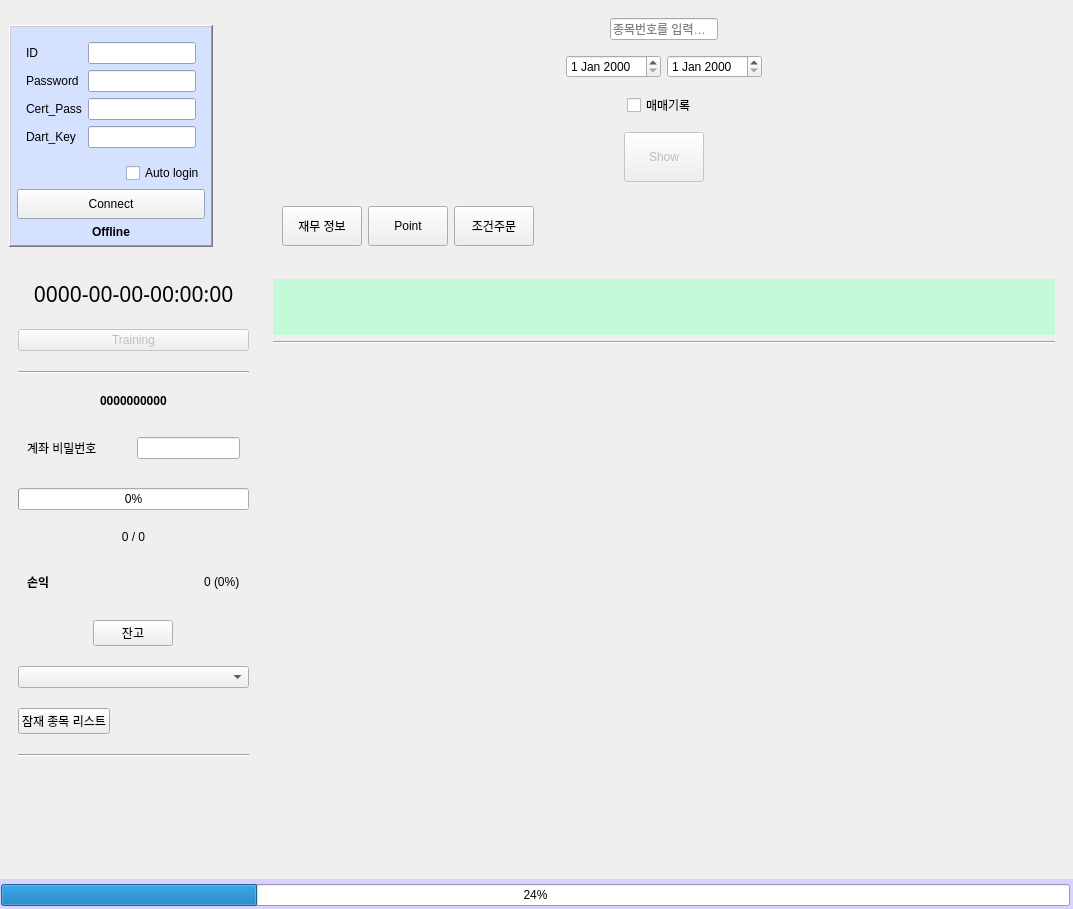
<?xml version="1.0" encoding="UTF-8"?>
<ui version="4.0">
 <class>MainWindow</class>
 <widget class="QMainWindow" name="MainWindow">
  <property name="geometry">
   <rect>
    <x>0</x>
    <y>0</y>
    <width>1073</width>
    <height>909</height>
   </rect>
  </property>
  <property name="windowTitle">
   <string>System Trading 0.0.1</string>
  </property>
  <widget class="QWidget" name="centralwidget">
   <property name="focusPolicy">
    <enum>Qt::NoFocus</enum>
   </property>
   <layout class="QGridLayout" name="gridLayout">
    <property name="sizeConstraint">
     <enum>QLayout::SetDefaultConstraint</enum>
    </property>
    <property name="leftMargin">
     <number>0</number>
    </property>
    <property name="topMargin">
     <number>0</number>
    </property>
    <property name="rightMargin">
     <number>0</number>
    </property>
    <property name="bottomMargin">
     <number>0</number>
    </property>
    <property name="spacing">
     <number>0</number>
    </property>
    <item row="0" column="3">
     <widget class="QWidget" name="Main" native="true">
      <property name="minimumSize">
       <size>
        <width>30</width>
        <height>30</height>
       </size>
      </property>
      <layout class="QVBoxLayout" name="verticalLayout_5">
       <property name="spacing">
        <number>0</number>
       </property>
       <property name="leftMargin">
        <number>0</number>
       </property>
       <property name="topMargin">
        <number>0</number>
       </property>
       <property name="rightMargin">
        <number>0</number>
       </property>
       <property name="bottomMargin">
        <number>0</number>
       </property>
       <item>
        <widget class="QWidget" name="Contents" native="true">
         <layout class="QGridLayout" name="gridLayout_2">
          <item row="2" column="1">
           <widget class="QWidget" name="ChartPlace" native="true">
            <property name="sizePolicy">
             <sizepolicy hsizetype="Maximum" vsizetype="Maximum">
              <horstretch>0</horstretch>
              <verstretch>0</verstretch>
             </sizepolicy>
            </property>
            <property name="minimumSize">
             <size>
              <width>800</width>
              <height>600</height>
             </size>
            </property>
            <property name="autoFillBackground">
             <bool>true</bool>
            </property>
            <layout class="QVBoxLayout" name="verticalLayout_2" stretch="0,0,0">
             <item>
              <widget class="QWidget" name="horizontalWidget" native="true">
               <property name="sizePolicy">
                <sizepolicy hsizetype="Preferred" vsizetype="Fixed">
                 <horstretch>0</horstretch>
                 <verstretch>0</verstretch>
                </sizepolicy>
               </property>
               <property name="palette">
                <palette>
                 <active>
                  <colorrole role="Base">
                   <brush brushstyle="SolidPattern">
                    <color alpha="255">
                     <red>255</red>
                     <green>255</green>
                     <blue>255</blue>
                    </color>
                   </brush>
                  </colorrole>
                  <colorrole role="Window">
                   <brush brushstyle="SolidPattern">
                    <color alpha="255">
                     <red>196</red>
                     <green>250</green>
                     <blue>216</blue>
                    </color>
                   </brush>
                  </colorrole>
                 </active>
                 <inactive>
                  <colorrole role="Base">
                   <brush brushstyle="SolidPattern">
                    <color alpha="255">
                     <red>255</red>
                     <green>255</green>
                     <blue>255</blue>
                    </color>
                   </brush>
                  </colorrole>
                  <colorrole role="Window">
                   <brush brushstyle="SolidPattern">
                    <color alpha="255">
                     <red>196</red>
                     <green>250</green>
                     <blue>216</blue>
                    </color>
                   </brush>
                  </colorrole>
                 </inactive>
                 <disabled>
                  <colorrole role="Base">
                   <brush brushstyle="SolidPattern">
                    <color alpha="255">
                     <red>196</red>
                     <green>250</green>
                     <blue>216</blue>
                    </color>
                   </brush>
                  </colorrole>
                  <colorrole role="Window">
                   <brush brushstyle="SolidPattern">
                    <color alpha="255">
                     <red>196</red>
                     <green>250</green>
                     <blue>216</blue>
                    </color>
                   </brush>
                  </colorrole>
                 </disabled>
                </palette>
               </property>
               <property name="autoFillBackground">
                <bool>true</bool>
               </property>
               <layout class="QHBoxLayout" name="horizontalLayout_2">
                <property name="rightMargin">
                 <number>1</number>
                </property>
                <item>
                 <widget class="QLabel" name="ChartInfo_Name">
                  <property name="enabled">
                   <bool>true</bool>
                  </property>
                  <property name="sizePolicy">
                   <sizepolicy hsizetype="Preferred" vsizetype="Fixed">
                    <horstretch>0</horstretch>
                    <verstretch>0</verstretch>
                   </sizepolicy>
                  </property>
                  <property name="font">
                   <font>
                    <pointsize>25</pointsize>
                    <weight>75</weight>
                    <bold>true</bold>
                   </font>
                  </property>
                  <property name="layoutDirection">
                   <enum>Qt::LeftToRight</enum>
                  </property>
                  <property name="text">
                   <string/>
                  </property>
                  <property name="alignment">
                   <set>Qt::AlignLeading|Qt::AlignLeft|Qt::AlignVCenter</set>
                  </property>
                 </widget>
                </item>
                <item>
                 <widget class="QLabel" name="ChartInfo_Period">
                  <property name="sizePolicy">
                   <sizepolicy hsizetype="Preferred" vsizetype="Fixed">
                    <horstretch>0</horstretch>
                    <verstretch>0</verstretch>
                   </sizepolicy>
                  </property>
                  <property name="palette">
                   <palette>
                    <active>
                     <colorrole role="Base">
                      <brush brushstyle="SolidPattern">
                       <color alpha="255">
                        <red>255</red>
                        <green>255</green>
                        <blue>255</blue>
                       </color>
                      </brush>
                     </colorrole>
                     <colorrole role="Window">
                      <brush brushstyle="SolidPattern">
                       <color alpha="255">
                        <red>203</red>
                        <green>245</green>
                        <blue>236</blue>
                       </color>
                      </brush>
                     </colorrole>
                    </active>
                    <inactive>
                     <colorrole role="Base">
                      <brush brushstyle="SolidPattern">
                       <color alpha="255">
                        <red>255</red>
                        <green>255</green>
                        <blue>255</blue>
                       </color>
                      </brush>
                     </colorrole>
                     <colorrole role="Window">
                      <brush brushstyle="SolidPattern">
                       <color alpha="255">
                        <red>203</red>
                        <green>245</green>
                        <blue>236</blue>
                       </color>
                      </brush>
                     </colorrole>
                    </inactive>
                    <disabled>
                     <colorrole role="Base">
                      <brush brushstyle="SolidPattern">
                       <color alpha="255">
                        <red>203</red>
                        <green>245</green>
                        <blue>236</blue>
                       </color>
                      </brush>
                     </colorrole>
                     <colorrole role="Window">
                      <brush brushstyle="SolidPattern">
                       <color alpha="255">
                        <red>203</red>
                        <green>245</green>
                        <blue>236</blue>
                       </color>
                      </brush>
                     </colorrole>
                    </disabled>
                   </palette>
                  </property>
                  <property name="font">
                   <font>
                    <family>Bahnschrift</family>
                    <pointsize>11</pointsize>
                    <italic>true</italic>
                   </font>
                  </property>
                  <property name="text">
                   <string/>
                  </property>
                  <property name="alignment">
                   <set>Qt::AlignBottom|Qt::AlignRight|Qt::AlignTrailing</set>
                  </property>
                  <property name="margin">
                   <number>20</number>
                  </property>
                 </widget>
                </item>
               </layout>
              </widget>
             </item>
             <item>
              <widget class="Line" name="line">
               <property name="orientation">
                <enum>Qt::Horizontal</enum>
               </property>
              </widget>
             </item>
             <item>
              <spacer name="verticalSpacer">
               <property name="orientation">
                <enum>Qt::Vertical</enum>
               </property>
               <property name="sizeType">
                <enum>QSizePolicy::Expanding</enum>
               </property>
               <property name="sizeHint" stdset="0">
                <size>
                 <width>20</width>
                 <height>1</height>
                </size>
               </property>
              </spacer>
             </item>
            </layout>
           </widget>
          </item>
          <item row="2" column="0" alignment="Qt::AlignTop">
           <widget class="QWidget" name="verticalWidget" native="true">
            <property name="sizePolicy">
             <sizepolicy hsizetype="Preferred" vsizetype="Maximum">
              <horstretch>0</horstretch>
              <verstretch>0</verstretch>
             </sizepolicy>
            </property>
            <layout class="QVBoxLayout" name="verticalLayout_4">
             <property name="spacing">
              <number>20</number>
             </property>
             <item>
              <widget class="QLabel" name="ServerTime">
               <property name="sizePolicy">
                <sizepolicy hsizetype="Preferred" vsizetype="Fixed">
                 <horstretch>0</horstretch>
                 <verstretch>0</verstretch>
                </sizepolicy>
               </property>
               <property name="font">
                <font>
                 <family>Malgun Gothic</family>
                 <pointsize>16</pointsize>
                 <weight>50</weight>
                 <italic>false</italic>
                 <bold>false</bold>
                </font>
               </property>
               <property name="styleSheet">
                <string notr="true"/>
               </property>
               <property name="text">
                <string>0000-00-00-00:00:00</string>
               </property>
               <property name="alignment">
                <set>Qt::AlignCenter</set>
               </property>
              </widget>
             </item>
             <item>
              <widget class="QPushButton" name="Training_Btn">
               <property name="enabled">
                <bool>false</bool>
               </property>
               <property name="sizePolicy">
                <sizepolicy hsizetype="Minimum" vsizetype="Fixed">
                 <horstretch>0</horstretch>
                 <verstretch>0</verstretch>
                </sizepolicy>
               </property>
               <property name="text">
                <string>Training</string>
               </property>
              </widget>
             </item>
             <item>
              <widget class="Line" name="line_2">
               <property name="orientation">
                <enum>Qt::Horizontal</enum>
               </property>
              </widget>
             </item>
             <item alignment="Qt::AlignHCenter">
              <widget class="QLabel" name="Account_No">
               <property name="font">
                <font>
                 <weight>75</weight>
                 <bold>true</bold>
                </font>
               </property>
               <property name="text">
                <string>0000000000</string>
               </property>
              </widget>
             </item>
             <item>
              <widget class="QWidget" name="horizontalWidget" native="true">
               <property name="minimumSize">
                <size>
                 <width>20</width>
                 <height>20</height>
                </size>
               </property>
               <layout class="QHBoxLayout" name="horizontalLayout_9">
                <item>
                 <widget class="QLabel" name="label_5">
                  <property name="text">
                   <string>계좌 비밀번호</string>
                  </property>
                 </widget>
                </item>
                <item>
                 <spacer name="horizontalSpacer">
                  <property name="orientation">
                   <enum>Qt::Horizontal</enum>
                  </property>
                  <property name="sizeHint" stdset="0">
                   <size>
                    <width>40</width>
                    <height>20</height>
                   </size>
                  </property>
                 </spacer>
                </item>
                <item>
                 <widget class="QLineEdit" name="Input_AccPass">
                  <property name="sizePolicy">
                   <sizepolicy hsizetype="Maximum" vsizetype="Fixed">
                    <horstretch>0</horstretch>
                    <verstretch>0</verstretch>
                   </sizepolicy>
                  </property>
                  <property name="text">
                   <string/>
                  </property>
                  <property name="echoMode">
                   <enum>QLineEdit::Password</enum>
                  </property>
                  <property name="alignment">
                   <set>Qt::AlignRight|Qt::AlignTrailing|Qt::AlignVCenter</set>
                  </property>
                 </widget>
                </item>
               </layout>
              </widget>
             </item>
             <item>
              <widget class="QProgressBar" name="moneyRatioBar">
               <property name="value">
                <number>0</number>
               </property>
               <property name="alignment">
                <set>Qt::AlignCenter</set>
               </property>
              </widget>
             </item>
             <item>
              <widget class="QLabel" name="CurrentMoney">
               <property name="sizePolicy">
                <sizepolicy hsizetype="Preferred" vsizetype="Fixed">
                 <horstretch>0</horstretch>
                 <verstretch>0</verstretch>
                </sizepolicy>
               </property>
               <property name="text">
                <string>0 / 0</string>
               </property>
               <property name="alignment">
                <set>Qt::AlignCenter</set>
               </property>
              </widget>
             </item>
             <item>
              <widget class="QWidget" name="horizontalWidget" native="true">
               <layout class="QHBoxLayout" name="horizontalLayout_6">
                <item>
                 <widget class="QLabel" name="label_6">
                  <property name="sizePolicy">
                   <sizepolicy hsizetype="Preferred" vsizetype="Fixed">
                    <horstretch>0</horstretch>
                    <verstretch>0</verstretch>
                   </sizepolicy>
                  </property>
                  <property name="font">
                   <font>
                    <weight>75</weight>
                    <bold>true</bold>
                   </font>
                  </property>
                  <property name="text">
                   <string>손익</string>
                  </property>
                 </widget>
                </item>
                <item alignment="Qt::AlignRight">
                 <widget class="QLabel" name="profit">
                  <property name="text">
                   <string>0 (0%)</string>
                  </property>
                 </widget>
                </item>
               </layout>
              </widget>
             </item>
             <item alignment="Qt::AlignHCenter">
              <widget class="QPushButton" name="AccountStocksBtn">
               <property name="sizePolicy">
                <sizepolicy hsizetype="Maximum" vsizetype="Fixed">
                 <horstretch>0</horstretch>
                 <verstretch>0</verstretch>
                </sizepolicy>
               </property>
               <property name="text">
                <string>잔고</string>
               </property>
              </widget>
             </item>
             <item>
              <widget class="QComboBox" name="StockGroupComboBox">
               <property name="editable">
                <bool>false</bool>
               </property>
               <property name="currentText">
                <string/>
               </property>
               <property name="maxVisibleItems">
                <number>10</number>
               </property>
               <property name="maxCount">
                <number>2147483646</number>
               </property>
              </widget>
             </item>
             <item>
              <widget class="QPushButton" name="PotentialStock_Btn">
               <property name="sizePolicy">
                <sizepolicy hsizetype="Fixed" vsizetype="Fixed">
                 <horstretch>0</horstretch>
                 <verstretch>0</verstretch>
                </sizepolicy>
               </property>
               <property name="text">
                <string>잠재 종목 리스트</string>
               </property>
              </widget>
             </item>
             <item>
              <widget class="Line" name="line_3">
               <property name="orientation">
                <enum>Qt::Horizontal</enum>
               </property>
              </widget>
             </item>
            </layout>
           </widget>
          </item>
          <item row="1" column="0">
           <widget class="QFrame" name="verticalFrame">
            <property name="sizePolicy">
             <sizepolicy hsizetype="Fixed" vsizetype="Fixed">
              <horstretch>0</horstretch>
              <verstretch>0</verstretch>
             </sizepolicy>
            </property>
            <property name="palette">
             <palette>
              <active>
               <colorrole role="Base">
                <brush brushstyle="SolidPattern">
                 <color alpha="255">
                  <red>255</red>
                  <green>255</green>
                  <blue>255</blue>
                 </color>
                </brush>
               </colorrole>
               <colorrole role="Window">
                <brush brushstyle="SolidPattern">
                 <color alpha="255">
                  <red>213</red>
                  <green>226</green>
                  <blue>255</blue>
                 </color>
                </brush>
               </colorrole>
              </active>
              <inactive>
               <colorrole role="Base">
                <brush brushstyle="SolidPattern">
                 <color alpha="255">
                  <red>255</red>
                  <green>255</green>
                  <blue>255</blue>
                 </color>
                </brush>
               </colorrole>
               <colorrole role="Window">
                <brush brushstyle="SolidPattern">
                 <color alpha="255">
                  <red>213</red>
                  <green>226</green>
                  <blue>255</blue>
                 </color>
                </brush>
               </colorrole>
              </inactive>
              <disabled>
               <colorrole role="Base">
                <brush brushstyle="SolidPattern">
                 <color alpha="255">
                  <red>213</red>
                  <green>226</green>
                  <blue>255</blue>
                 </color>
                </brush>
               </colorrole>
               <colorrole role="Window">
                <brush brushstyle="SolidPattern">
                 <color alpha="255">
                  <red>213</red>
                  <green>226</green>
                  <blue>255</blue>
                 </color>
                </brush>
               </colorrole>
              </disabled>
             </palette>
            </property>
            <property name="contextMenuPolicy">
             <enum>Qt::ActionsContextMenu</enum>
            </property>
            <property name="autoFillBackground">
             <bool>true</bool>
            </property>
            <property name="styleSheet">
             <string notr="true">#verticalWidget
{
    radius: 20px;

}</string>
            </property>
            <property name="frameShape">
             <enum>QFrame::WinPanel</enum>
            </property>
            <property name="frameShadow">
             <enum>QFrame::Raised</enum>
            </property>
            <property name="lineWidth">
             <number>1</number>
            </property>
            <layout class="QVBoxLayout" name="verticalLayout">
             <property name="spacing">
              <number>6</number>
             </property>
             <property name="sizeConstraint">
              <enum>QLayout::SetNoConstraint</enum>
             </property>
             <property name="leftMargin">
              <number>6</number>
             </property>
             <property name="topMargin">
              <number>6</number>
             </property>
             <property name="rightMargin">
              <number>6</number>
             </property>
             <property name="bottomMargin">
              <number>6</number>
             </property>
             <item>
              <widget class="QWidget" name="formWidget" native="true">
               <property name="sizePolicy">
                <sizepolicy hsizetype="Minimum" vsizetype="Maximum">
                 <horstretch>0</horstretch>
                 <verstretch>0</verstretch>
                </sizepolicy>
               </property>
               <layout class="QFormLayout" name="formLayout">
                <property name="sizeConstraint">
                 <enum>QLayout::SetNoConstraint</enum>
                </property>
                <property name="fieldGrowthPolicy">
                 <enum>QFormLayout::AllNonFixedFieldsGrow</enum>
                </property>
                <item row="0" column="0">
                 <widget class="QLabel" name="label">
                  <property name="text">
                   <string>ID</string>
                  </property>
                 </widget>
                </item>
                <item row="0" column="1">
                 <widget class="QLineEdit" name="Input_ID">
                  <property name="sizePolicy">
                   <sizepolicy hsizetype="Fixed" vsizetype="Fixed">
                    <horstretch>0</horstretch>
                    <verstretch>0</verstretch>
                   </sizepolicy>
                  </property>
                  <property name="layoutDirection">
                   <enum>Qt::RightToLeft</enum>
                  </property>
                  <property name="autoFillBackground">
                   <bool>false</bool>
                  </property>
                  <property name="text">
                   <string/>
                  </property>
                  <property name="alignment">
                   <set>Qt::AlignRight|Qt::AlignTrailing|Qt::AlignVCenter</set>
                  </property>
                  <property name="clearButtonEnabled">
                   <bool>false</bool>
                  </property>
                 </widget>
                </item>
                <item row="1" column="0">
                 <widget class="QLabel" name="label_2">
                  <property name="text">
                   <string>Password</string>
                  </property>
                 </widget>
                </item>
                <item row="1" column="1">
                 <widget class="QLineEdit" name="Input_Pass">
                  <property name="sizePolicy">
                   <sizepolicy hsizetype="Fixed" vsizetype="Fixed">
                    <horstretch>0</horstretch>
                    <verstretch>0</verstretch>
                   </sizepolicy>
                  </property>
                  <property name="layoutDirection">
                   <enum>Qt::RightToLeft</enum>
                  </property>
                  <property name="autoFillBackground">
                   <bool>false</bool>
                  </property>
                  <property name="text">
                   <string/>
                  </property>
                  <property name="echoMode">
                   <enum>QLineEdit::Password</enum>
                  </property>
                  <property name="alignment">
                   <set>Qt::AlignRight|Qt::AlignTrailing|Qt::AlignVCenter</set>
                  </property>
                  <property name="clearButtonEnabled">
                   <bool>false</bool>
                  </property>
                 </widget>
                </item>
                <item row="2" column="0">
                 <widget class="QLabel" name="label_3">
                  <property name="text">
                   <string>Cert_Pass</string>
                  </property>
                 </widget>
                </item>
                <item row="2" column="1">
                 <widget class="QLineEdit" name="Input_Cert">
                  <property name="sizePolicy">
                   <sizepolicy hsizetype="Fixed" vsizetype="Fixed">
                    <horstretch>0</horstretch>
                    <verstretch>0</verstretch>
                   </sizepolicy>
                  </property>
                  <property name="layoutDirection">
                   <enum>Qt::RightToLeft</enum>
                  </property>
                  <property name="autoFillBackground">
                   <bool>false</bool>
                  </property>
                  <property name="echoMode">
                   <enum>QLineEdit::Password</enum>
                  </property>
                  <property name="alignment">
                   <set>Qt::AlignRight|Qt::AlignTrailing|Qt::AlignVCenter</set>
                  </property>
                  <property name="clearButtonEnabled">
                   <bool>false</bool>
                  </property>
                 </widget>
                </item>
                <item row="3" column="0">
                 <widget class="QLabel" name="label_4">
                  <property name="text">
                   <string>Dart_Key</string>
                  </property>
                 </widget>
                </item>
                <item row="3" column="1">
                 <widget class="QLineEdit" name="Input_DartKey">
                  <property name="text">
                   <string/>
                  </property>
                  <property name="echoMode">
                   <enum>QLineEdit::Password</enum>
                  </property>
                  <property name="alignment">
                   <set>Qt::AlignRight|Qt::AlignTrailing|Qt::AlignVCenter</set>
                  </property>
                 </widget>
                </item>
               </layout>
              </widget>
             </item>
             <item alignment="Qt::AlignRight">
              <widget class="QCheckBox" name="AutoLoginBtn">
               <property name="text">
                <string>Auto login</string>
               </property>
               <property name="tristate">
                <bool>false</bool>
               </property>
              </widget>
             </item>
             <item>
              <widget class="QPushButton" name="ConnectBtn">
               <property name="enabled">
                <bool>true</bool>
               </property>
               <property name="sizePolicy">
                <sizepolicy hsizetype="Minimum" vsizetype="Fixed">
                 <horstretch>0</horstretch>
                 <verstretch>0</verstretch>
                </sizepolicy>
               </property>
               <property name="minimumSize">
                <size>
                 <width>0</width>
                 <height>30</height>
                </size>
               </property>
               <property name="text">
                <string>Connect</string>
               </property>
               <property name="iconSize">
                <size>
                 <width>16</width>
                 <height>16</height>
                </size>
               </property>
               <property name="checkable">
                <bool>false</bool>
               </property>
               <property name="autoDefault">
                <bool>false</bool>
               </property>
               <property name="default">
                <bool>false</bool>
               </property>
               <property name="flat">
                <bool>false</bool>
               </property>
              </widget>
             </item>
             <item>
              <widget class="QLabel" name="ConnectionStat">
               <property name="enabled">
                <bool>true</bool>
               </property>
               <property name="sizePolicy">
                <sizepolicy hsizetype="Minimum" vsizetype="Fixed">
                 <horstretch>0</horstretch>
                 <verstretch>0</verstretch>
                </sizepolicy>
               </property>
               <property name="font">
                <font>
                 <weight>75</weight>
                 <bold>true</bold>
                </font>
               </property>
               <property name="text">
                <string>Offline</string>
               </property>
               <property name="scaledContents">
                <bool>false</bool>
               </property>
               <property name="alignment">
                <set>Qt::AlignCenter</set>
               </property>
              </widget>
             </item>
            </layout>
           </widget>
          </item>
          <item row="1" column="1">
           <widget class="QWidget" name="widget" native="true">
            <property name="sizePolicy">
             <sizepolicy hsizetype="Preferred" vsizetype="Fixed">
              <horstretch>0</horstretch>
              <verstretch>0</verstretch>
             </sizepolicy>
            </property>
            <layout class="QVBoxLayout" name="verticalLayout_3" stretch="0,0,0,0,0">
             <property name="spacing">
              <number>6</number>
             </property>
             <item alignment="Qt::AlignHCenter">
              <widget class="QLineEdit" name="Input_shcode">
               <property name="sizePolicy">
                <sizepolicy hsizetype="Fixed" vsizetype="Fixed">
                 <horstretch>0</horstretch>
                 <verstretch>0</verstretch>
                </sizepolicy>
               </property>
               <property name="inputMask">
                <string/>
               </property>
               <property name="maxLength">
                <number>32767</number>
               </property>
               <property name="placeholderText">
                <string>종목번호를 입력하세요</string>
               </property>
              </widget>
             </item>
             <item>
              <widget class="QWidget" name="widget" native="true">
               <property name="sizePolicy">
                <sizepolicy hsizetype="Preferred" vsizetype="Fixed">
                 <horstretch>0</horstretch>
                 <verstretch>0</verstretch>
                </sizepolicy>
               </property>
               <layout class="QHBoxLayout" name="horizontalLayout">
                <item alignment="Qt::AlignRight">
                 <widget class="QDateEdit" name="Input_StartDate">
                  <property name="sizePolicy">
                   <sizepolicy hsizetype="Fixed" vsizetype="Fixed">
                    <horstretch>1</horstretch>
                    <verstretch>0</verstretch>
                   </sizepolicy>
                  </property>
                 </widget>
                </item>
                <item alignment="Qt::AlignLeft">
                 <widget class="QDateEdit" name="Input_EndDate">
                  <property name="sizePolicy">
                   <sizepolicy hsizetype="Fixed" vsizetype="Fixed">
                    <horstretch>1</horstretch>
                    <verstretch>0</verstretch>
                   </sizepolicy>
                  </property>
                 </widget>
                </item>
               </layout>
              </widget>
             </item>
             <item alignment="Qt::AlignHCenter">
              <widget class="QCheckBox" name="TradeRecordToggle">
               <property name="sizePolicy">
                <sizepolicy hsizetype="Fixed" vsizetype="Fixed">
                 <horstretch>0</horstretch>
                 <verstretch>0</verstretch>
                </sizepolicy>
               </property>
               <property name="text">
                <string>매매기록 </string>
               </property>
              </widget>
             </item>
             <item>
              <widget class="QWidget" name="horizontalWidget" native="true">
               <property name="minimumSize">
                <size>
                 <width>0</width>
                 <height>20</height>
                </size>
               </property>
               <layout class="QHBoxLayout" name="horizontalLayout_3">
                <item>
                 <spacer name="horizontalSpacer_2">
                  <property name="orientation">
                   <enum>Qt::Horizontal</enum>
                  </property>
                  <property name="sizeHint" stdset="0">
                   <size>
                    <width>40</width>
                    <height>20</height>
                   </size>
                  </property>
                 </spacer>
                </item>
                <item alignment="Qt::AlignRight">
                 <widget class="QPushButton" name="Btn_ShowChart">
                  <property name="enabled">
                   <bool>false</bool>
                  </property>
                  <property name="sizePolicy">
                   <sizepolicy hsizetype="Fixed" vsizetype="Fixed">
                    <horstretch>0</horstretch>
                    <verstretch>0</verstretch>
                   </sizepolicy>
                  </property>
                  <property name="minimumSize">
                   <size>
                    <width>0</width>
                    <height>50</height>
                   </size>
                  </property>
                  <property name="text">
                   <string>Show</string>
                  </property>
                 </widget>
                </item>
                <item>
                 <spacer name="horizontalSpacer_3">
                  <property name="orientation">
                   <enum>Qt::Horizontal</enum>
                  </property>
                  <property name="sizeHint" stdset="0">
                   <size>
                    <width>40</width>
                    <height>20</height>
                   </size>
                  </property>
                 </spacer>
                </item>
               </layout>
              </widget>
             </item>
             <item alignment="Qt::AlignLeft">
              <widget class="QWidget" name="horizontalWidget" native="true">
               <property name="minimumSize">
                <size>
                 <width>0</width>
                 <height>30</height>
                </size>
               </property>
               <layout class="QHBoxLayout" name="horizontalLayout_4">
                <item>
                 <widget class="QPushButton" name="FinancialDataBtn">
                  <property name="sizePolicy">
                   <sizepolicy hsizetype="Fixed" vsizetype="Fixed">
                    <horstretch>0</horstretch>
                    <verstretch>0</verstretch>
                   </sizepolicy>
                  </property>
                  <property name="minimumSize">
                   <size>
                    <width>0</width>
                    <height>40</height>
                   </size>
                  </property>
                  <property name="text">
                   <string>재무 정보</string>
                  </property>
                 </widget>
                </item>
                <item>
                 <widget class="QPushButton" name="pushButton">
                  <property name="minimumSize">
                   <size>
                    <width>0</width>
                    <height>40</height>
                   </size>
                  </property>
                  <property name="text">
                   <string>Point</string>
                  </property>
                  <property name="checkable">
                   <bool>true</bool>
                  </property>
                 </widget>
                </item>
                <item>
                 <widget class="QPushButton" name="COrderBtn">
                  <property name="sizePolicy">
                   <sizepolicy hsizetype="Minimum" vsizetype="Fixed">
                    <horstretch>0</horstretch>
                    <verstretch>0</verstretch>
                   </sizepolicy>
                  </property>
                  <property name="minimumSize">
                   <size>
                    <width>0</width>
                    <height>40</height>
                   </size>
                  </property>
                  <property name="text">
                   <string>조건주문</string>
                  </property>
                  <property name="checkable">
                   <bool>true</bool>
                  </property>
                 </widget>
                </item>
               </layout>
              </widget>
             </item>
            </layout>
           </widget>
          </item>
         </layout>
        </widget>
       </item>
       <item>
        <spacer name="verticalSpacer_2">
         <property name="orientation">
          <enum>Qt::Vertical</enum>
         </property>
         <property name="sizeHint" stdset="0">
          <size>
           <width>20</width>
           <height>40</height>
          </size>
         </property>
        </spacer>
       </item>
       <item>
        <widget class="QWidget" name="widget_2" native="true">
         <property name="sizePolicy">
          <sizepolicy hsizetype="Preferred" vsizetype="Preferred">
           <horstretch>0</horstretch>
           <verstretch>0</verstretch>
          </sizepolicy>
         </property>
         <property name="palette">
          <palette>
           <active>
            <colorrole role="Base">
             <brush brushstyle="SolidPattern">
              <color alpha="255">
               <red>255</red>
               <green>255</green>
               <blue>255</blue>
              </color>
             </brush>
            </colorrole>
            <colorrole role="Window">
             <brush brushstyle="SolidPattern">
              <color alpha="255">
               <red>216</red>
               <green>210</green>
               <blue>255</blue>
              </color>
             </brush>
            </colorrole>
           </active>
           <inactive>
            <colorrole role="Base">
             <brush brushstyle="SolidPattern">
              <color alpha="255">
               <red>255</red>
               <green>255</green>
               <blue>255</blue>
              </color>
             </brush>
            </colorrole>
            <colorrole role="Window">
             <brush brushstyle="SolidPattern">
              <color alpha="255">
               <red>216</red>
               <green>210</green>
               <blue>255</blue>
              </color>
             </brush>
            </colorrole>
           </inactive>
           <disabled>
            <colorrole role="Base">
             <brush brushstyle="SolidPattern">
              <color alpha="255">
               <red>216</red>
               <green>210</green>
               <blue>255</blue>
              </color>
             </brush>
            </colorrole>
            <colorrole role="Window">
             <brush brushstyle="SolidPattern">
              <color alpha="255">
               <red>216</red>
               <green>210</green>
               <blue>255</blue>
              </color>
             </brush>
            </colorrole>
           </disabled>
          </palette>
         </property>
         <property name="autoFillBackground">
          <bool>true</bool>
         </property>
         <layout class="QHBoxLayout" name="horizontalLayout_10">
          <property name="spacing">
           <number>0</number>
          </property>
          <property name="leftMargin">
           <number>1</number>
          </property>
          <property name="topMargin">
           <number>5</number>
          </property>
          <property name="rightMargin">
           <number>3</number>
          </property>
          <property name="bottomMargin">
           <number>3</number>
          </property>
          <item>
           <widget class="QProgressBar" name="progressBar_2">
            <property name="autoFillBackground">
             <bool>true</bool>
            </property>
            <property name="value">
             <number>24</number>
            </property>
           </widget>
          </item>
         </layout>
        </widget>
       </item>
      </layout>
     </widget>
    </item>
   </layout>
  </widget>
  <widget class="QMenuBar" name="menubar">
   <property name="geometry">
    <rect>
     <x>0</x>
     <y>0</y>
     <width>1073</width>
     <height>21</height>
    </rect>
   </property>
   <property name="sizePolicy">
    <sizepolicy hsizetype="MinimumExpanding" vsizetype="Minimum">
     <horstretch>0</horstretch>
     <verstretch>0</verstretch>
    </sizepolicy>
   </property>
   <property name="defaultUp">
    <bool>false</bool>
   </property>
  </widget>
 </widget>
 <tabstops>
  <tabstop>Input_ID</tabstop>
  <tabstop>Input_Pass</tabstop>
  <tabstop>Input_Cert</tabstop>
 </tabstops>
 <resources/>
 <connections/>
 <slots>
  <signal>signal1()</signal>
  <slot>slot1()</slot>
  <slot>slot2()</slot>
  <slot>onSubmit()</slot>
 </slots>
</ui>
